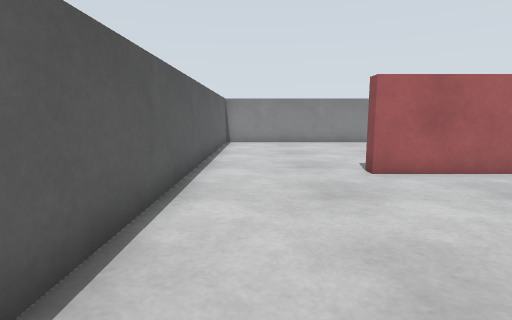
[1] (above)

17 first-person views from a walk through a world built for the Gazebo simulator. The camera is 0.29 m above the floor, tilts 8° down and sees 80° across. The floor is counted in squares, 0.2 m on a side. Each view is taken from the middle of a square. On the plan, view 1 faces up. The plan holds only what a view shows up to about 14 squares ahead; the rest is blank. The place goes on beyond the plan.

[2]
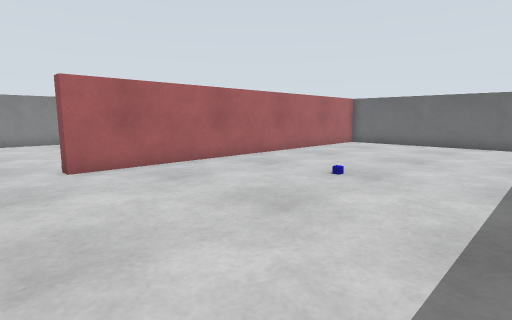

[3]
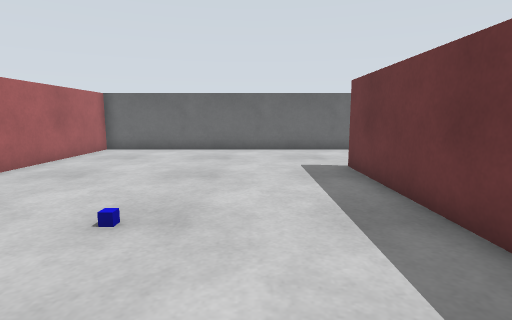

[4]
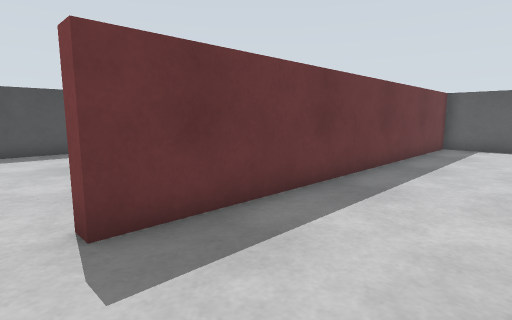

[5]
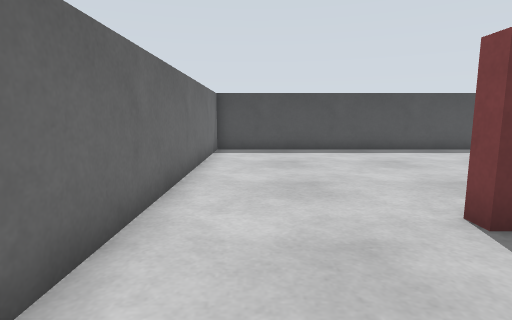

[6]
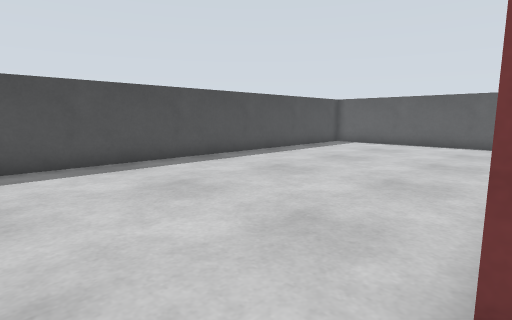

[7]
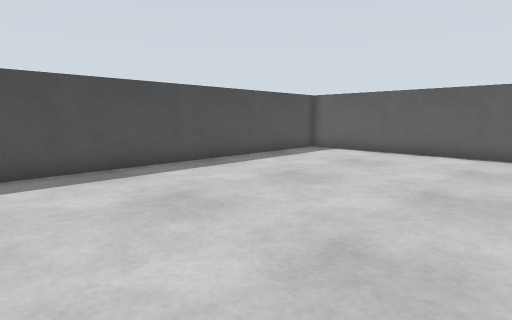

[8]
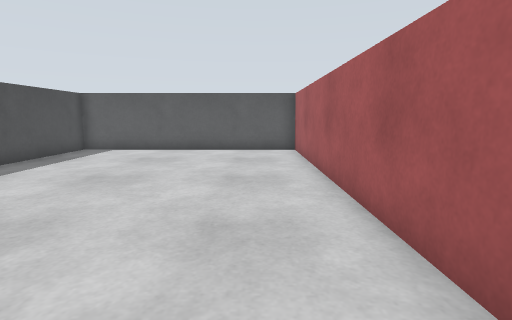

[9]
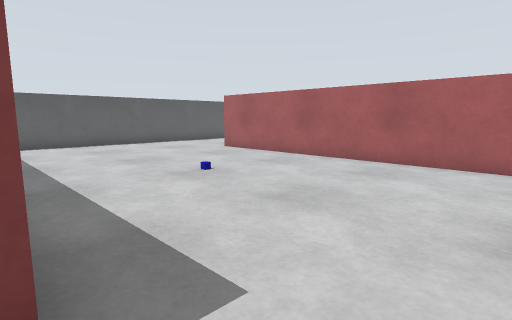

[10]
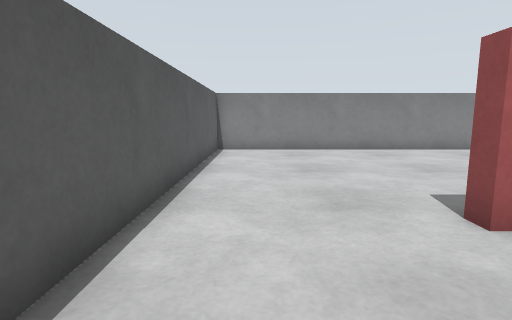

[11]
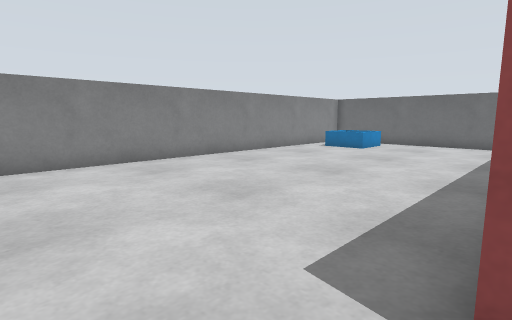

[12]
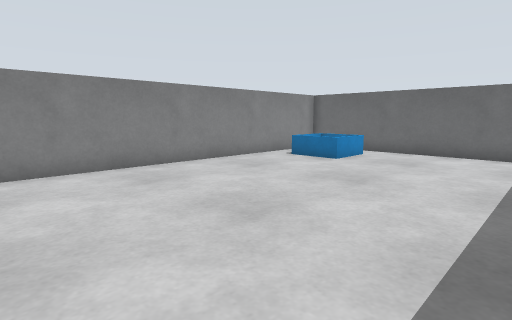

[13]
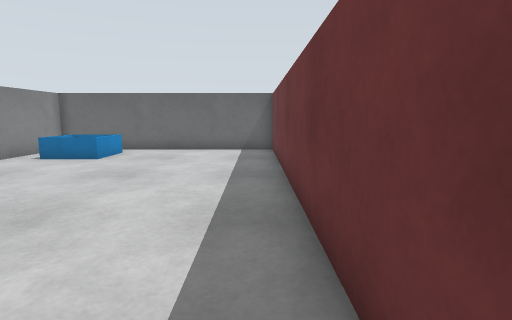

[14]
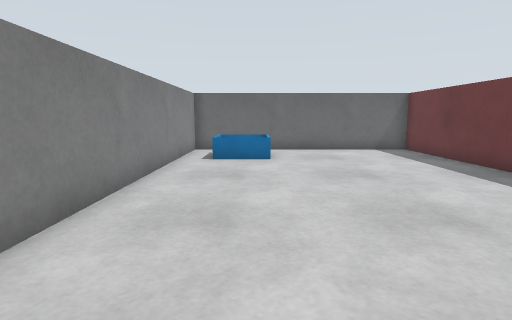

[15]
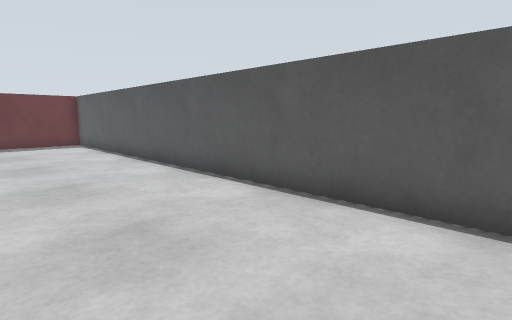

[16]
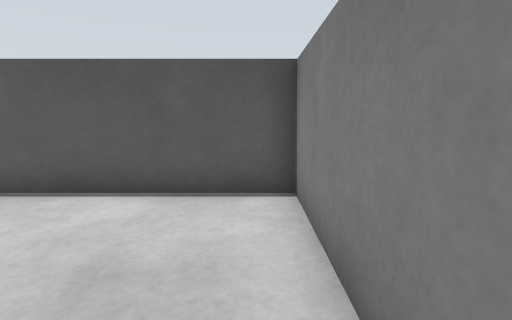

[17]
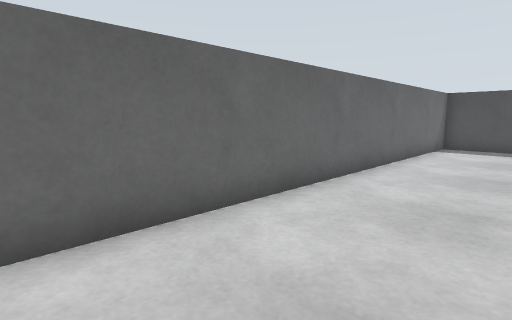

### Floor plan
Points are (right, up) in squares from view 1. A wall is a line through its corners. A room is listed if a view was taken in it or the views show most of it. See-through windows are left out.
Room 1 (views 1, 2, 3, 4, 5, 6, 9, 10, 17)
walls: (-1.7, 7.5) (-1.7, -1.7) (13, -1.7) (13, -2.2); (17.7, -2.5) (17.7, 7.7) (3, 7.7)
ways out: opening at (15, -2) to room 2; opening at (0.5, 8) to room 3
Room 2 (views 7, 8)
walls: (10.1, -2.2) (-1.7, -2.2) (-1.7, -11.7) (17.7, -11.7) (17.7, -2.5)
ways out: opening at (15, -2) to room 1
Room 3 (views 11, 12, 13, 14, 15, 16)
walls: (4.8, 8.2) (17.7, 8.2) (17.7, 17.7) (-1.7, 17.7) (-1.7, 7.5); (3, 7.7) (3, 8.2)
low walls: (16.5, 14.5) (14.5, 14.5) (14.5, 16.5)
ways out: opening at (0.5, 8) to room 1

Positions as (right, up) in squares from view 1, and headings:
1: (0, 0), facing up
2: (1, -1), facing up-right
3: (4, 1), facing right
4: (14, 2), facing down-left
5: (16, 2), facing down
6: (15, -2), facing down-left
7: (11, -3), facing down-left
8: (12, -4), facing left
9: (15, -2), facing up-left
10: (0, 4), facing up
11: (1, 8), facing up-right
12: (5, 9), facing up-right
13: (4, 9), facing right
14: (4, 15), facing right
15: (3, 16), facing down-left
16: (4, 17), facing left
17: (14, 4), facing down-right
